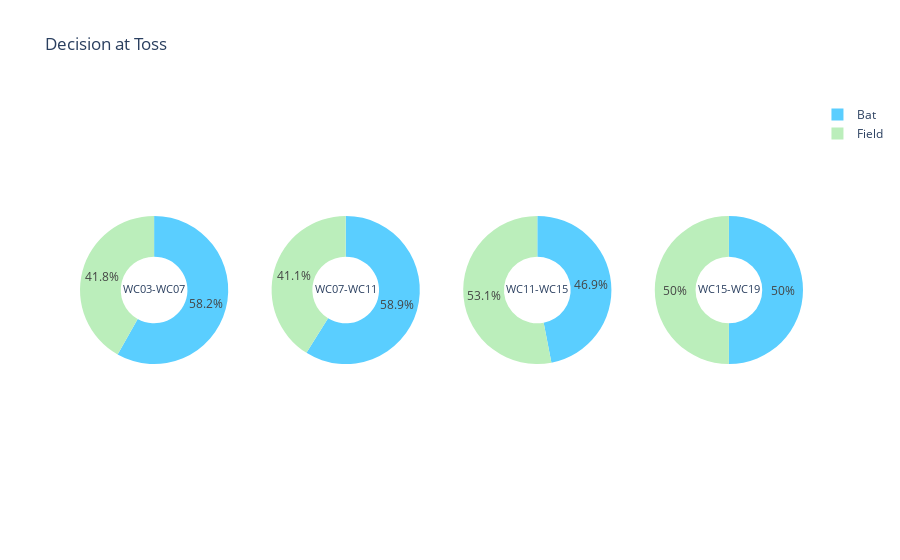

The code cell stored with this chart in its notebook:
### Code cell
labels = ['Bat', 'Field']
colors = ['#5aceff', '#bbeebb']
count = 0

specs = [[{'type':'domain'}, {'type':'domain'}, {'type':'domain'}, {'type':'domain'}]]
fig = make_subplots(rows = 1, cols = 4, specs = specs, horizontal_spacing = 0.06, vertical_spacing = 0.0)


for index, df_row in toss_decision_df.iterrows():
    
    values = [df_row['bat'], df_row['field']]

    col = count + 1
    row = 1

    fig.add_trace(go.Pie(labels = labels, values = values, title = df_row.split,
                         marker_colors = colors, name = df_row.split, sort = False), 
                         row = row, col = col)

    count = count + 1

fig2 = go.Figure(fig)
fig2.update_traces(hole = .45)
fig2.update_layout(title = "Decision at Toss")

fig2.write_html('figs/sec-3-8-a.html')
IFrame(src = 'figs/sec-3-8-a.html', width = '950', height = '550')

### Figure 1 — Plotly figure (JSON) as saved in the notebook; plotly's stock layout.template omitted (floating-point values rounded to 4 significant figures)
{"data": [{"domain": {"x": [0, 0.205], "y": [0, 1]}, "hole": 0.45, "labels": ["Bat", "Field"], "marker": {"colors": ["#5aceff", "#bbeebb"]}, "name": "WC03-WC07", "sort": false, "title": {"text": "WC03-WC07"}, "type": "pie", "values": [103, 74]}, {"domain": {"x": [0.265, 0.47], "y": [0, 1]}, "hole": 0.45, "labels": ["Bat", "Field"], "marker": {"colors": ["#5aceff", "#bbeebb"]}, "name": "WC07-WC11", "sort": false, "title": {"text": "WC07-WC11"}, "type": "pie", "values": [242, 169]}, {"domain": {"x": [0.53, 0.735], "y": [0, 1]}, "hole": 0.45, "labels": ["Bat", "Field"], "marker": {"colors": ["#5aceff", "#bbeebb"]}, "name": "WC11-WC15", "sort": false, "title": {"text": "WC11-WC15"}, "type": "pie", "values": [200, 226]}, {"domain": {"x": [0.795, 1], "y": [0, 1]}, "hole": 0.45, "labels": ["Bat", "Field"], "marker": {"colors": ["#5aceff", "#bbeebb"]}, "name": "WC15-WC19", "sort": false, "title": {"text": "WC15-WC19"}, "type": "pie", "values": [155, 155]}], "layout": {"title": {"text": "Decision at Toss"}}}
